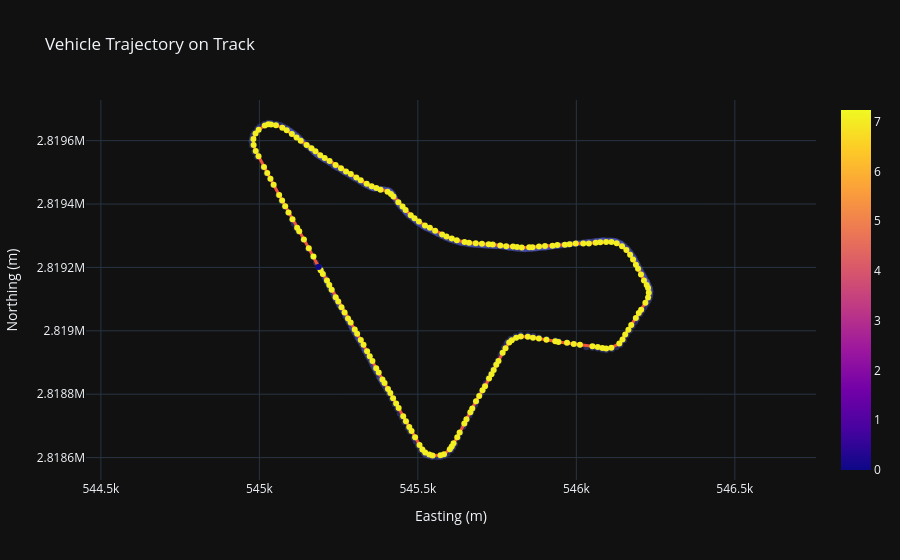

Source (notebook cell):
### Code cell
import networkx as nx
import pandas as pd
import plotly.express as px

edges_df = pd.read_parquet('../data/frenet_edges.parquet')

G = nx.DiGraph()
for _, row in edges_df.iterrows():
    G.add_edge(row['from_state_id'], row['to_state_id'], weight=row['cost'])

start_node = 0
end_node = 5593

shortest_path = nx.shortest_path(G, source=start_node, target=end_node, weight='weight')
total_cost = nx.shortest_path_length(G, source=start_node, target=end_node, weight='weight')

edges_df_lookup = edges_df.set_index(['from_state_id', 'to_state_id'])

total_m_H2 = 0
total_t = 0
path_rows = []

print("\n--- Edge Transitions ---")
for i in range(len(shortest_path) - 1):
    u = shortest_path[i]
    v = shortest_path[i + 1]

    row = edges_df_lookup.loc[(u, v)]
    acc = row['acceleration_long']
    cost = row['cost']
    m_H2 = row['m_H2']
    vi = row['from_v']
    t = row['time_sec']
    total_m_H2 += m_H2
    total_t += t

    path_rows.append(row)

    print(f"Edge {u} → {v} | Acc: {acc:.3f} | Cost: {cost:.3f} | m_H2: {m_H2:.3f} | v: {vi:.3f}")

print("\n--- Summary ---")
print("Path Length:", len(shortest_path))
print("Total Cost:", total_cost)
print(f"Total Fuel Consumed (m_H2): {total_m_H2}")
print(f"Total Time (s): {total_t:.6f}")

path_df = pd.DataFrame(path_rows)

plot_df = path_df[["from_E", "from_N", "from_s", "from_d", "from_v"]].copy()
plot_df.loc[len(plot_df)] = [
    path_df["to_E"].iloc[-1],
    path_df["to_N"].iloc[-1],
    path_df["to_s"].iloc[-1],
    path_df["to_d"].iloc[-1],
    path_df["to_v"].iloc[-1],
]

export_df = plot_df.rename(columns={"from_E": "E", "from_N": "N", "from_s": "s", "from_d": "d", "from_v": "v"})
export_df.to_csv("../data/trajectory_points.csv", index=False)
print("CSV exported as 'trajectory_points.csv'")

cdf = pd.read_csv('../data/track_centerline.csv')

fig = px.scatter(
    cdf,
    x="E",
    y="N",
    opacity=0.3,
    labels={"E": "Easting (m)", "N": "Northing (m)"},
    title="Vehicle Trajectory on Track"
)

fig.add_traces(
    px.scatter(
        plot_df,
        x="from_E",
        y="from_N",
        color="from_v",
        color_continuous_scale="gray",
        title="Vehicle Trajectory (Velocity Gradient)",
        labels={"from_E": "Easting (m)", "from_N": "Northing (m)", "from_v": "Velocity (m/s)"},
    ).update_traces(mode="lines+markers", line=dict(width=3)).data
)

fig.update_layout(
    xaxis=dict(scaleanchor="y", scaleratio=1),
    template="plotly_dark"
)

fig.show()

### Figure 1 — Plotly figure (JSON) as saved in the notebook; plotly's stock layout.template omitted (floating-point values rounded to 4 significant figures; data arrays with more than 128 entries replaced by an {"elided": "..."} marker saying what was removed)
{"data": [{"hovertemplate": "Easting (m)=%{x}<br>Northing (m)=%{y}<extra></extra>", "legendgroup": "", "marker": {"color": "#636efa", "opacity": 0.3, "symbol": "circle"}, "mode": "markers", "name": "", "orientation": "v", "showlegend": false, "type": "scatter", "x": {"elided": "404 float values"}, "xaxis": "x", "y": {"elided": "404 float values"}, "yaxis": "y"}, {"hovertemplate": "Easting (m)=%{x}<br>Northing (m)=%{y}<br>Velocity (m/s)=%{marker.color}<extra></extra>", "legendgroup": "", "line": {"width": 3}, "marker": {"color": {"elided": "188 float values"}, "coloraxis": "coloraxis", "symbol": "circle"}, "mode": "lines+markers", "name": "", "orientation": "v", "showlegend": false, "type": "scatter", "x": {"elided": "188 float values"}, "xaxis": "x", "y": {"elided": "188 float values"}, "yaxis": "y"}], "layout": {"legend": {"tracegroupgap": 0}, "title": {"text": "Vehicle Trajectory on Track"}, "xaxis": {"anchor": "y", "domain": [0, 1], "scaleanchor": "y", "scaleratio": 1, "title": {"text": "Easting (m)"}}, "yaxis": {"anchor": "x", "domain": [0, 1], "title": {"text": "Northing (m)"}}}}
